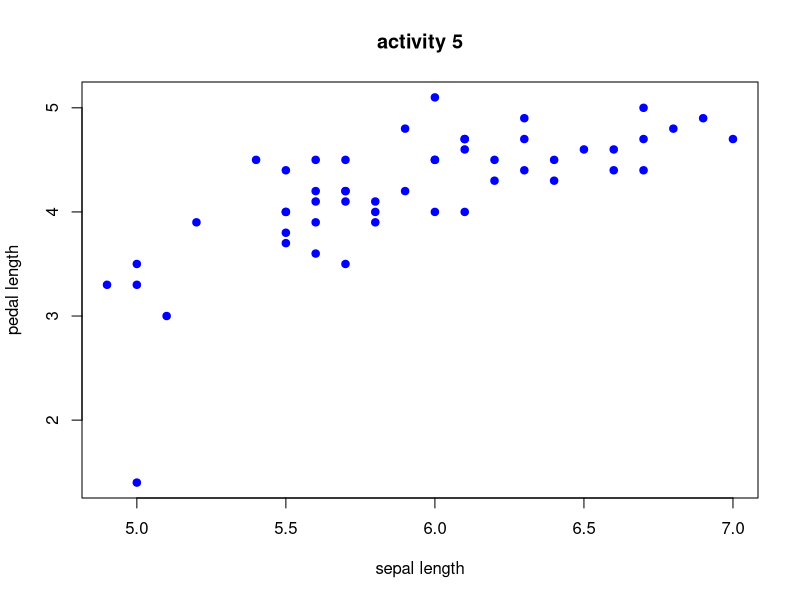

Source code (R):
# quest 1
ana = 8L
paulo = 12L

x = ifelse(ana > paulo, "The girl is older", "The boy is older")
x

# quest 2
help(BOD)

#quest 3
v = c(1L, 2L, 3L, 4L, 5L, 6L, 7L, 8L, 9L, 10L)

for (i in v) {
  result = ifelse(v[i] %% 2 == 0, v[i], NA)

  if (!is.na(result)) {
    print(result)
  }
}

# quest 4
women
tail(women, 10)

#quest 5
dataset1 <- iris['Sepal.Length'][50:100, ]
dataset2 <- iris['Petal.Length'][50:100, ]

plot(dataset1, dataset2,
     main = 'activity 5',
     xlab = 'sepal length',
     ylab = 'pedal length',
     col = 'blue', pch = 19)

# quest 6
v1 = c(1L, 2L, 3L, 4L, 5L, 6L, 7L, 8L, 9L, 10L)
v2 = c(1L, 2L, 3L, 4L, 5L, 6L, 7L, 8L, 9L, 10L)

v3 = v1 + v2
print(v3)

# quest 7
CO2

colnames(CO2)
rownames(CO2)
dim(CO2)